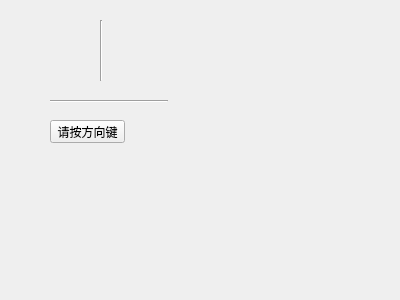
<?xml version="1.0" encoding="UTF-8"?>
<ui version="4.0">
 <class>Widget</class>
 <widget class="QWidget" name="Widget">
  <property name="geometry">
   <rect>
    <x>0</x>
    <y>0</y>
    <width>400</width>
    <height>300</height>
   </rect>
  </property>
  <property name="windowTitle">
   <string>Widget</string>
  </property>
  <widget class="Line" name="line">
   <property name="geometry">
    <rect>
     <x>50</x>
     <y>100</y>
     <width>118</width>
     <height>3</height>
    </rect>
   </property>
   <property name="orientation">
    <enum>Qt::Horizontal</enum>
   </property>
  </widget>
  <widget class="Line" name="line_2">
   <property name="geometry">
    <rect>
     <x>100</x>
     <y>20</y>
     <width>3</width>
     <height>61</height>
    </rect>
   </property>
   <property name="orientation">
    <enum>Qt::Vertical</enum>
   </property>
  </widget>
  <widget class="QPushButton" name="pushButton">
   <property name="geometry">
    <rect>
     <x>50</x>
     <y>120</y>
     <width>75</width>
     <height>23</height>
    </rect>
   </property>
   <property name="text">
    <string>请按方向键</string>
   </property>
  </widget>
 </widget>
 <layoutdefault spacing="6" margin="11"/>
 <resources/>
 <connections/>
</ui>
